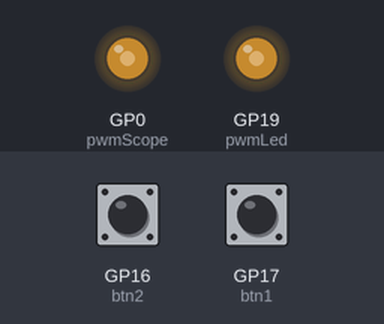
A program run on a simulated Raspberry Pi Pico running MicroPython. Parts: output pins drawn as LEDs (lit = HIGH). Inputs (shaded band) come from the test bench; at power-on: GP16 (btn2) LOW, GP17 (btn1) LOW.

Above: at 1.2 s.
1.3 s: GP16 (btn2) pulled HIGH for 0.15 s
At 1.37 s:
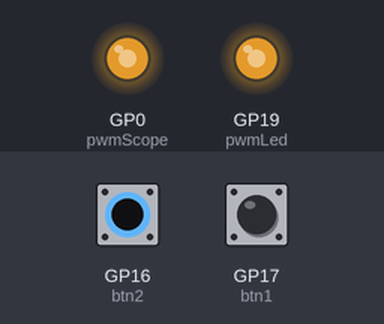
2.9 s: GP17 (btn1) pulled HIGH for 0.15 s
At 2.97 s:
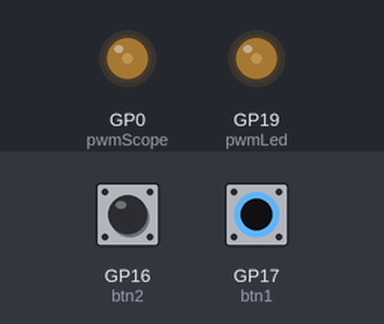
4.5 s: GP17 (btn1) pulled HIGH for 3.2 s
At 8.5 s:
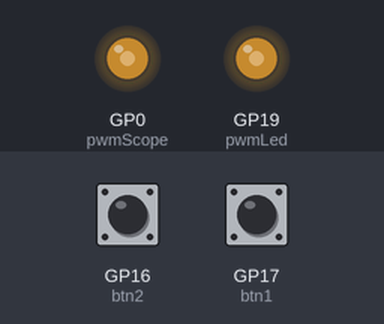
9.2 s: GP16 (btn2) pulled HIGH for 3.2 s
At 9.6 s:
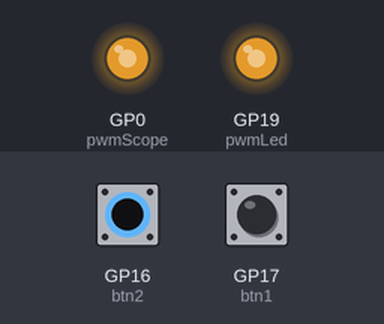
Timing chart, 0 to 13.9 s (numbered marks = the images above; inputs shaded):
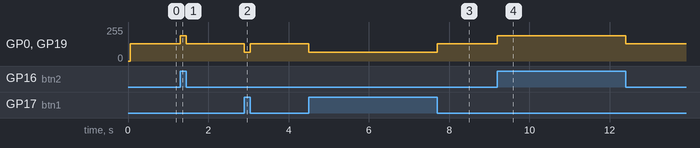

The program:

Ex08.py
```python
from machine import Pin, Timer, PWM

pwmLed = PWM('GP19', freq=1000)        # Create PWM object for the LED
pwmScope = PWM('GP0', freq=1000)       # and another for the scope.
btn1 = Pin('GP17', Pin.IN)             # Set up input pins for buttons 1 & 2
btn2 = Pin('GP16', Pin.IN)

def setPWM(value):
   pwmLed.duty_u16(value)              # Send the same PWM signal to the
   pwmScope.duty_u16(value)            # scope and the LED.

def checkButtons(timer):               # Callback function
   if btn1.value():
       setPWM(0x4000)                  # Set to 25%
   elif btn2.value():
       setPWM(0xC000)                  # Set to 75%
   else:
       setPWM(0x8000)                  # Set to 50%

# Set up a timer to trigger every 50 ms
tmr = Timer(period = 50, callback = checkButtons)
```

Measured:
- after the input at 1.3 s, GP0 (pwmScope), GP19 (pwmLed): 128/255 → 191/255 at once, → 128/255 0.15 s later
- after the input at 2.9 s, GP0 (pwmScope), GP19 (pwmLed): 128/255 → 64/255 at once, → 128/255 0.15 s later
- after the input at 4.5 s, GP0 (pwmScope), GP19 (pwmLed): 128/255 → 64/255 at once, → 128/255 3.2 s later
- after the input at 9.2 s, GP0 (pwmScope), GP19 (pwmLed): 128/255 → 191/255 at once, → 128/255 3.2 s later
